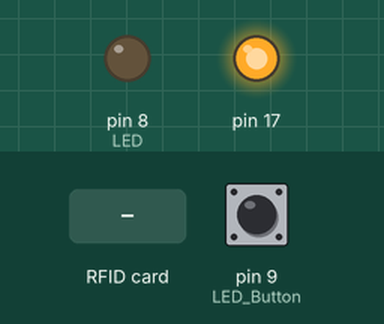
Bench run of a sketch on a simulated SparkFun Pro Micro, built with avr-gcc and run on an emulated ATmega32U4. Parts: output pins drawn as LEDs (lit = HIGH). The test bench sets the inputs (shaded band); at power-on: pin 9 (LED_Button) HIGH.

Above: at 2.0 s.
2.1 s: RFID card 00 00 00 00 held to the reader
Timing chart, 0 to 5.1 s (numbered marks = the images above; inputs shaded):
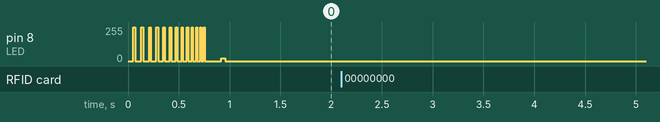

The sketch:

Arduino-RFID-Keyboard.ino
```cpp
/*
  Arduino RFID Keyboard

  This little code shows you how easy you can use a RFID Modul in combination with a Keyboard function (from Arduino Pro Micro (ATmega32U4)).
  Freely usable for all with the exception of military and other anti-social activities.
  Created 22.8.2015 by Marc-André Tragé

  Pinout for Arduino Pro Micro
  ! VCC  to RFID RC522 Modul needs 3.3v, more informations about this at line 22.
    GND  GND
    IRG  not connected
    RST  pin 6
    SDA  pin 10
    MISO pin 14
    SCK  pin 15
    MOSI pin 16

  What you need for a little RFID fun:
    +  Arduino Pro Micro and Leonardo or equal Boards with a ATmega32U4
       it can emulate via USB a keyboard or a mouse) order types like this => https://www.google.de/search?q=arduino+pro+micro
    +  RFID RC522 Modul like this => https://www.google.de/search?q=rfid+rc522
    +  if you have only 5.0v VCC on Board, use a AMS1117-3.3 like this => http://www.advanced-monolithic.com/pdf/ds1117.pdf
    +  LED Button like this => https://www.google.de/search?q=LED+Light+Tactile+Push+Button

  If you have any useful changes or improvements please let me know.
  (Not a wish (but a command)) have fun (NOW (and for the rest of your life))!
*/


// ATmega32U4 Boards needs this include for USB output (keyboard / mouse)
   #include <Keyboard.h>

// BEG RFID module Part
   #include <SPI.h>
   #include <MFRC522.h>
   #define SS_PIN  10
   #define RST_PIN 6
   MFRC522 mfrc522(SS_PIN, RST_PIN);
// END


// BEG | everything important for the RFID module
   String PW1 = "00 00 00 00"; // RFID access ID User 1
   String PW2 = "00 00 00 00"; // RFID access ID User 2
   String RFID_Key;            // Real RFID

// With Fake_RFID_PW1/PW2 can you set a alternativ part of the ID/Password for posting via Keyboard
// exclude the sending of the original RFID via Keyboard out.

   // Please don't use " in your Passwords
   String RFID_Fake_PW1 = "User 1 Password"; // Password for User 1.
   String RFID_Fake_PW2 = "User 2 Password"; // Password for User 2.

   // Sending the Password via Keyboard with 0 = "UpperCase off" or with 1 = "UpperCase on".
   int UpperCase = 0;
// END


// BEG | everything important for the LED Button
   int LED                =  8; // To control the button led.
   int LED_Button         =  9; // To interrogate the button.
   int LED_On_Off         =  0; // 0 = LED off | 1 = LED on.
   int LED_Interval       =  0; // The starting value should always be 0.
   int LED_Interval_Time  = 10; // LED interval time.
   int LED_Flasher_a      =  1; // LED_Flasher time on in ms.
   int LED_Flasher_b      = 25; // LED_Flasher time off in ms.
// END


// Speed- or Tuning- values
   int Global_wait_for_input =    0; // The starting value should always be 0.
   int Global_wait_Time      =   30; // Wait time to send password after the key verification.
   int LED_Global_off_wait   =   25; // Should not be less than 25.
   int Read_Interval         = 1000; // Time interval between RFID read operations.
   int Wait_Time_PW          = 2500; // Wait (ms) until the password is sent again (the button should still be pressed).


void setup(){

  // RFID Modul
  SPI.begin();
  mfrc522.PCD_Init();

  // LED Button
  pinMode(LED, OUTPUT);
  pinMode(LED_Button, INPUT_PULLUP);

  //LED Button Startup blinker
  for (int i = 20; i > 0; i--){
    digitalWrite(LED, HIGH); delay(i);
    digitalWrite(LED, LOW);  delay(i*3);
    }
  }

// LED_Flasher(a,b) a = LED on Time | b = LED off Time
int LED_Flasher(int a, int b){
  digitalWrite(LED, HIGH); delay(a);
  digitalWrite(LED, LOW);  delay(b);
  }

// LED a wait and global wait actions
int LED_Interval_and_Global_wait(){
  LED_Interval ++;
  Global_wait_for_input ++;

  if(LED_On_Off==1){
    LED_Flasher(LED_Flasher_a,LED_Flasher_b);
    }

  if(LED_On_Off==1){
    if(Global_wait_for_input > Global_wait_Time){
      Global_wait_for_input = 0;
      LED_Interval = 0;
      LED_On_Off = 0;
      }

    if(LED_Interval > LED_Interval_Time){
      digitalWrite(LED, HIGH);
      delay(1);
      digitalWrite(LED, LOW);
      delay(1);
      LED_Interval=0;
      }

    }

  else{
    digitalWrite(LED, LOW);
    delay(LED_Global_off_wait);
    }

  }


void loop(){

  LED_Interval_and_Global_wait(); // So please, does not the function name say everything? :)

// Is there to find an RFID card?
  if ( ! mfrc522.PICC_IsNewCardPresent()){
    return;
    }

  if ( ! mfrc522.PICC_ReadCardSerial()){
    return;
    }

// If an RFID card has been scanned, then the id will be assembled
  String RFID = "";

  for (byte i = 0; i < mfrc522.uid.size; i++) {
    RFID.concat(String(mfrc522.uid.uidByte[i] < 0x10 ? " 0" : " "));
    RFID.concat(String(mfrc522.uid.uidByte[i], HEX));
    }

  RFID.toUpperCase();
  RFID_Key=RFID.substring(1);

// LED_Button actions
  if (digitalRead(LED_Button) == LOW){
    // if RFID_Fake_PW1 free post the real RFID via Keyboard
    if(RFID_Fake_PW1==""){
      Keyboard.print("RFID "+RFID_Key);
      Keyboard.print("\n");
      }

// The LED_On_Off is at 1 send via keyboard PW1 or PW2
    if(LED_On_Off==1){
      LED_On_Off=0;

      if(UpperCase!=0){
        RFID_Fake_PW1.toUpperCase();
        RFID_Fake_PW2.toUpperCase();
        }

      if(RFID.substring(1) == PW1){
        Keyboard.print(RFID_Fake_PW1);
        }

      else{
        Keyboard.print(RFID_Fake_PW2);
        }

      Keyboard.print("\n");
      delay(Wait_Time_PW);

    }

  }

// Check PW1 and PW2, switch LED from off(0) to on(1) or from 1 to 0.
// If LED_On_Off is set to 1, PW1 or PW2 can be sent via keyboard when the LED_Button is pressed.
  if (RFID.substring(1) == PW1 || RFID.substring(1) == PW2){
    LED_On_Off=1;
    delay(Read_Interval);
    }

  else{
    LED_On_Off=0;
    delay(Read_Interval);
    }

  }
```
